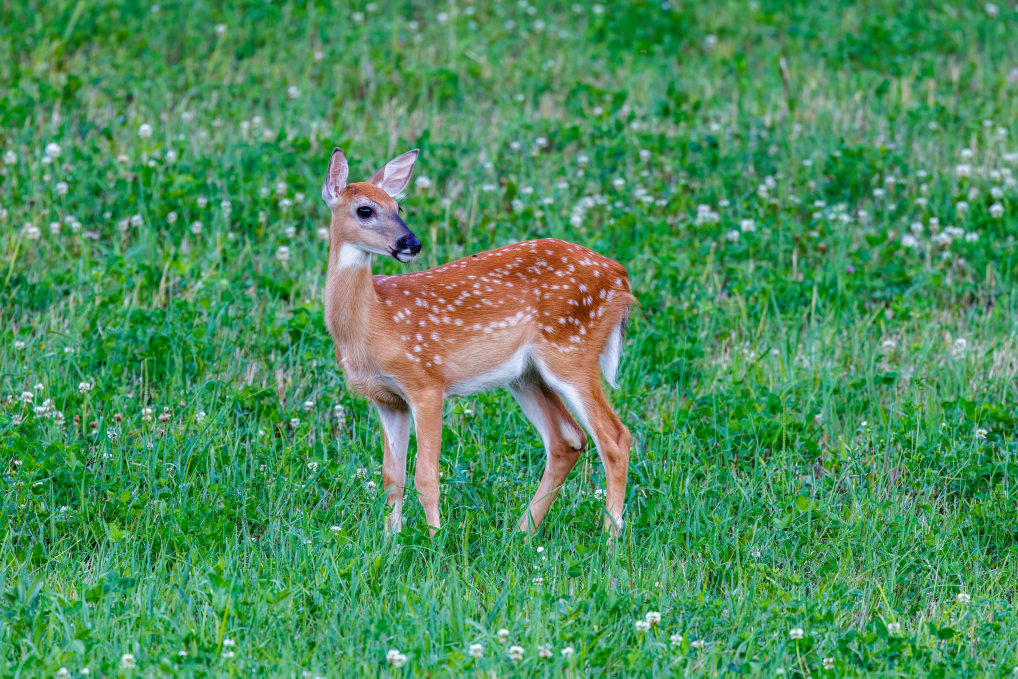
#> input picture test_data/animal.jpg, 5088 x 3392 px (shown at 1/5 size); its folder holds only this picture in this run
$ python -i test.py   (imports and definitions only)
#> lines starting #> are read from the running program, lines starting #| are printed output that depends on the picture
import os
import cv2
import numpy as np
import joblib
from skimage.feature import hog, local_binary_pattern

# fixed size use in training
FIXED_IMAGE_SIZE = (128, 128)
UNKNOWN_THRESHOLD = 0.4

# image preprocessing
# [5 lines left out: function preprocessing, not called in this run]

def extract_hog_features(image):
    gray = cv2.cvtColor((image * 255).astype(np.uint8), cv2.COLOR_RGB2GRAY)
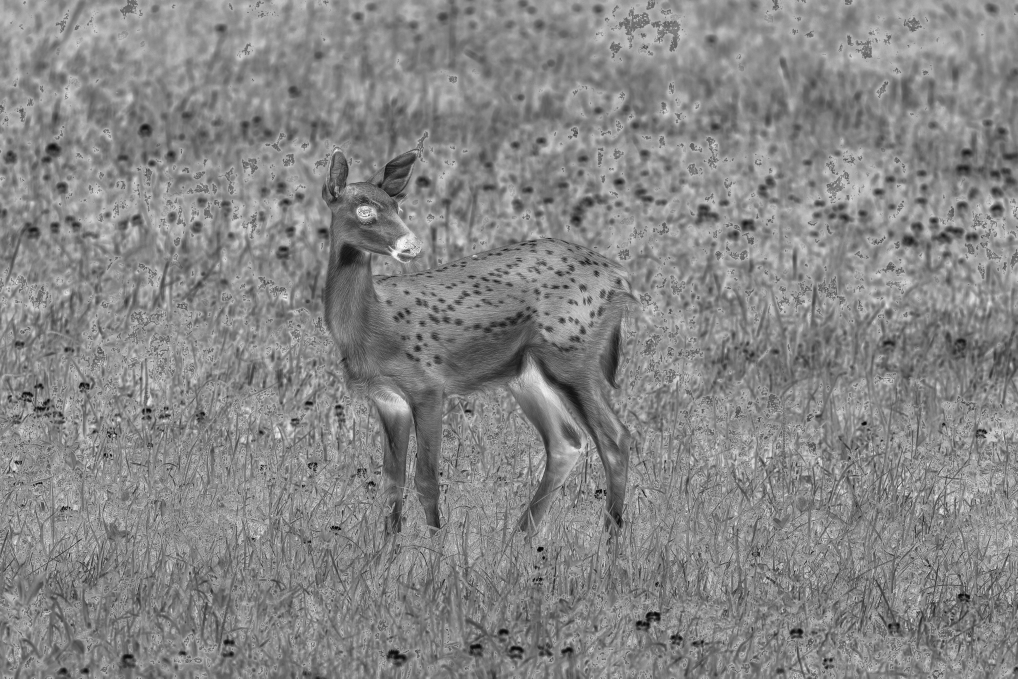
#> gray: shape (3392, 5088) (shown at 1/5 size); min 0, max 255, mean 134.1
    return hog(
        gray,
        orientations=9,
        pixels_per_cell=(16, 16),
        cells_per_block=(2, 2),
        block_norm="L2-Hys",
        feature_vector=True
    )

def extract_multiscale_hog(image):
    hog_128 = extract_hog_features(image)
    small = cv2.resize(image, (64, 64))
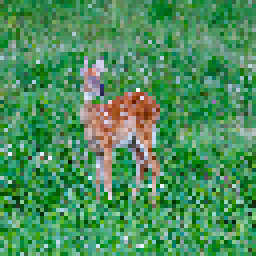
#> small: shape (64, 64, 3) (shown 4 times larger); mean R, G, B 75.8, 143.7, 91.6
    small = cv2.resize(small, FIXED_IMAGE_SIZE)
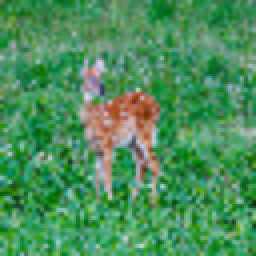
#> small: shape (128, 128, 3) (shown 2 times larger); mean R, G, B 75.7, 143.7, 91.5
    hog_64 = extract_hog_features(small)
#> in extract_hog_features (call 2), `gray = cv2.cvtColor((image * 255).astype(np.uint8), cv2.COLOR_RGB2GRAY)`:
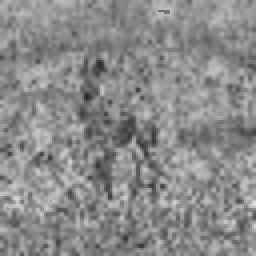
#> gray: shape (128, 128) (shown 2 times larger); min 35, max 226, mean 138.6
#> hog_64 = 1764 values, max 0.231 at index 1152, min 0.0327 at index 1426, mean 0.161

    return np.concatenate([hog_128, hog_64])


def extract_lbp_features(image, P=8, R=2):
#> called with P = 8, R = 2
    gray = cv2.cvtColor((image * 255).astype(np.uint8), cv2.COLOR_RGB2GRAY)
    lbp = local_binary_pattern(gray, P, R, method="uniform")
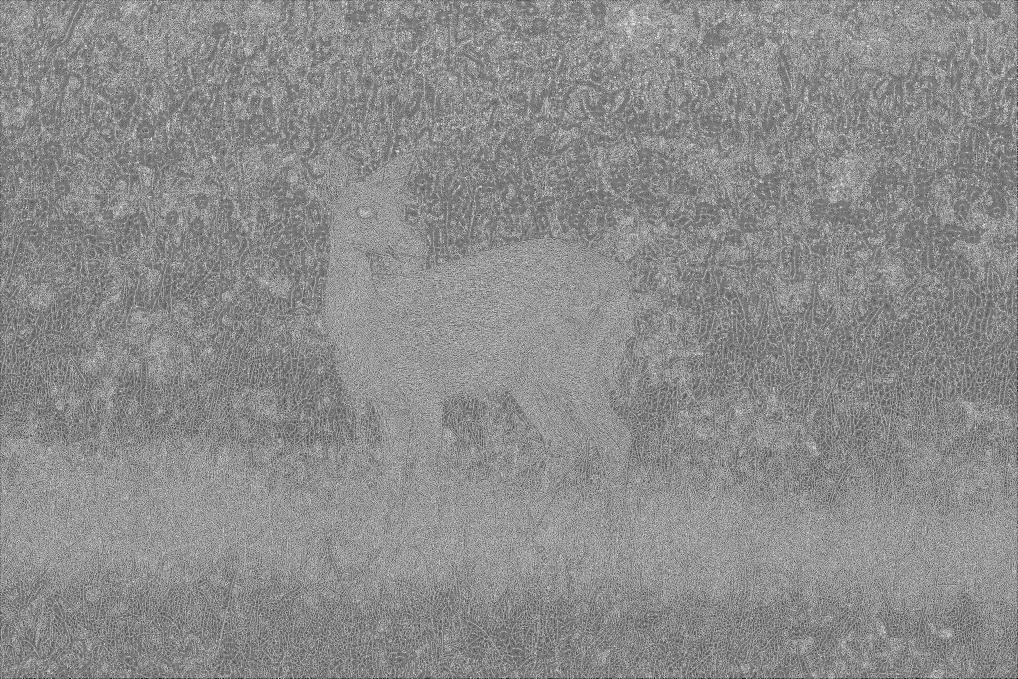
#> lbp: shape (3392, 5088) float64 (shown at 1/5 size); min 0, max 9, mean 4.94; drawn with min black and max white

    n_bins = P + 2
    hist, _ = np.histogram(lbp, bins=n_bins, range=(0, n_bins))
#> hist = [852876, 1150458, 938343, 1879653, 3475095, 2563698, 1306615, 1275636, 1207825, 2608297]
    hist = hist.astype(np.float32)
    hist /= (hist.sum() + 1e-6)
#> hist = [0.0494, 0.0667, 0.0544, 0.109, 0.201, 0.149, 0.0757, 0.0739, 0.07, 0.151]

    return hist


def extract_color_histogram(image, bins=(8, 8, 8)):
#> called with bins = (8, 8, 8)
    img_uint8 = (image * 255).astype(np.uint8)
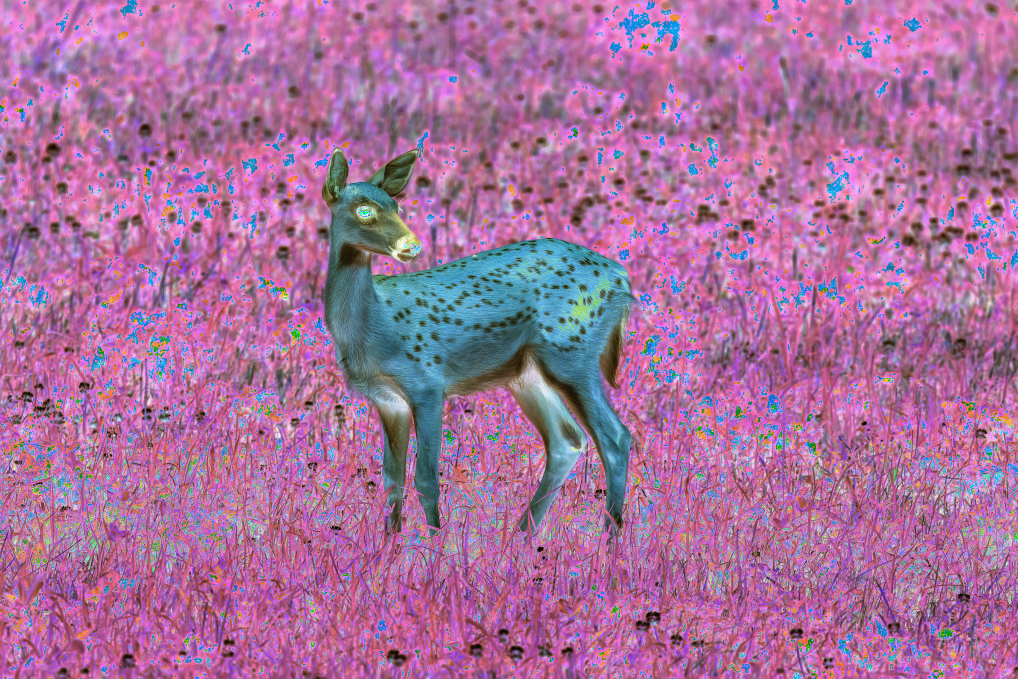
#> img_uint8: shape (3392, 5088, 3) (shown at 1/5 size); mean R, G, B 168.1, 112.4, 156.5
    hist = cv2.calcHist([img_uint8], [0, 1, 2], None, bins, [0, 256, 0, 256, 0, 256])
    hist = hist.flatten().astype(np.float32)
#> hist = 512 values, max 1231481 at index 348, min 0 at index 5, mean 33708
    hist /= (hist.sum() + 1e-6)
#> hist = 512 values, max 0.0714 at index 348, min 0 at index 5, mean 0.00195
    return hist


def extract_hsv_histogram(image, bins=(8, 8, 8)):
#> called with bins = (8, 8, 8)
    hsv = cv2.cvtColor((image * 255).astype(np.uint8), cv2.COLOR_RGB2HSV)
#> hsv: shape (3392, 5088, 3); mean H, S, V 140.3, 118.2, 186.2
    hist = cv2.calcHist([hsv], [0, 1, 2], None, bins, [0, 180, 0, 256, 0, 256])
    hist = hist.flatten().astype(np.float32)
#> hist = 512 values, max 1221373 at index 477, min 0 at index 116, mean 33708
    hist /= (hist.sum() + 1e-6)
#> hist = 512 values, max 0.0708 at index 477, min 0 at index 116, mean 0.00195
    return hist


def extract_features(image):
    return np.concatenate([
        extract_multiscale_hog(image),
        extract_lbp_features(image),
        extract_color_histogram(image),
        extract_hsv_histogram(image)
    ])


# prediction
# [42 lines left out: function predict, not called in this run]

>>> import cv2
>>> picture = cv2.cvtColor(cv2.imread('test_data/animal.jpg'), cv2.COLOR_BGR2RGB)
>>> result = extract_features(picture)
